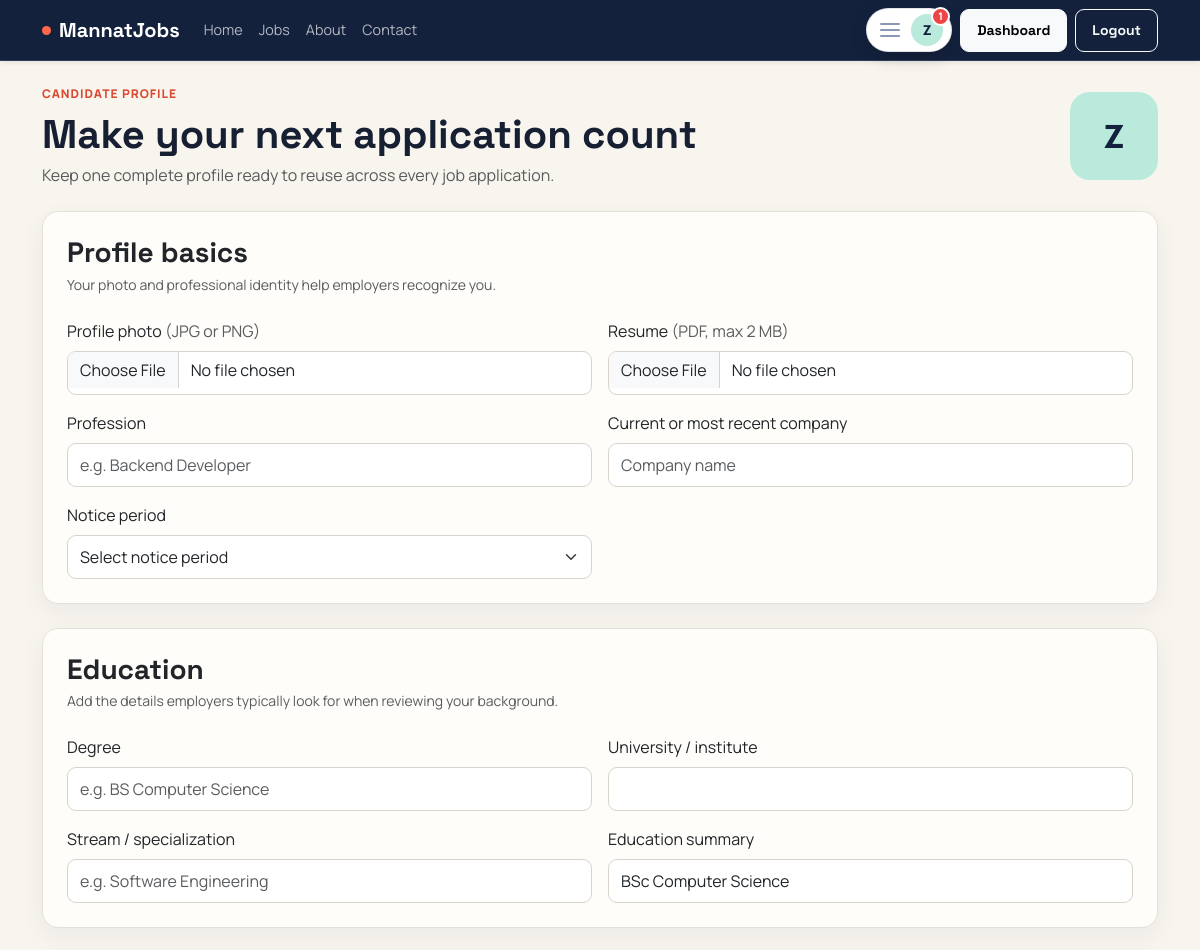
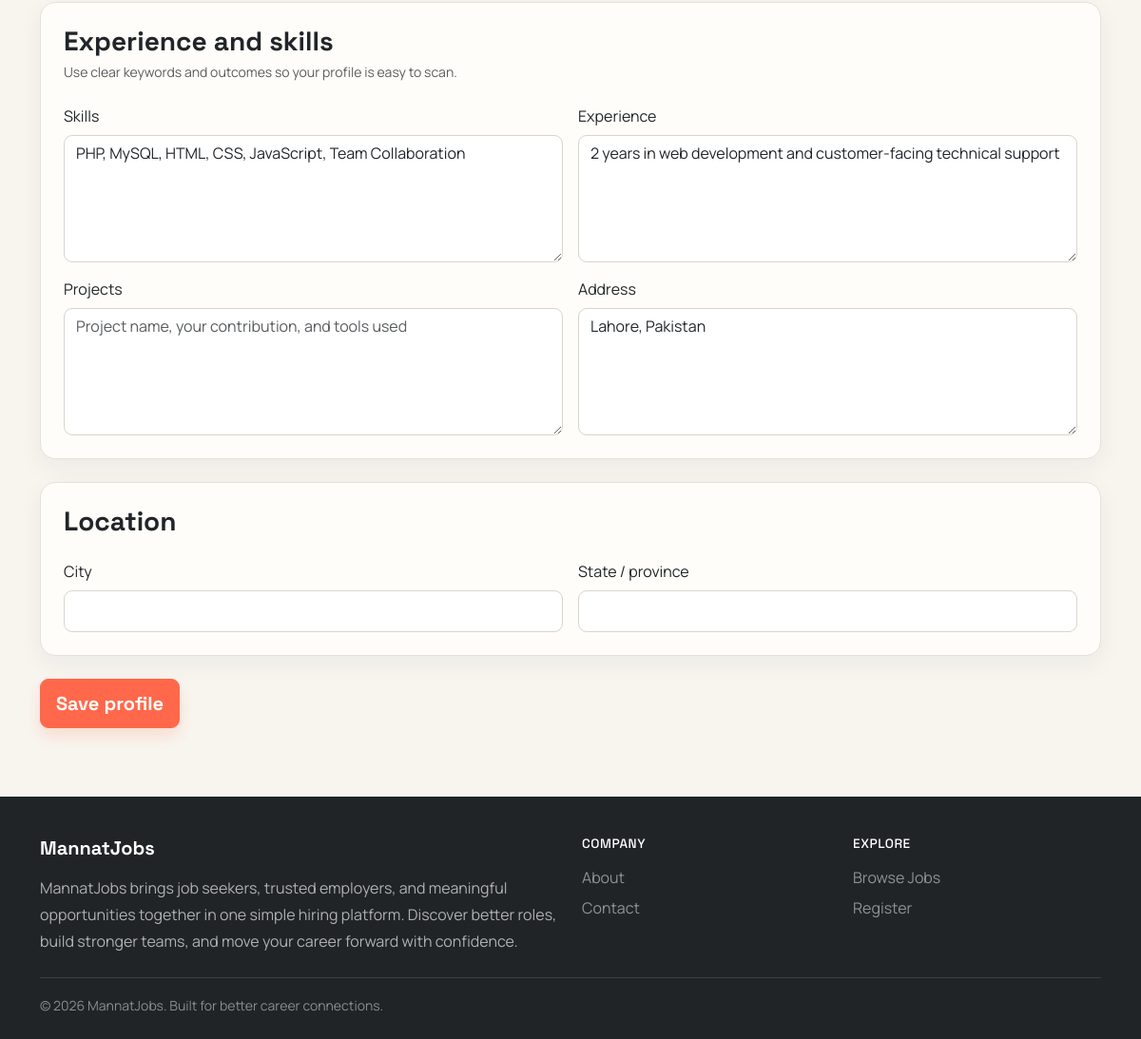
Page /jobseeker/profile.php (signed in) on the committed database (2 pictures, top to bottom).
### tables this page shows
CREATE TABLE jobseeker_profiles (
    user_id INT UNSIGNED NOT NULL PRIMARY KEY,
    resume_path VARCHAR(255) DEFAULT NULL,
    resume_data MEDIUMBLOB DEFAULT NULL,
    resume_mime VARCHAR(100) DEFAULT NULL,
    skills TEXT DEFAULT NULL,
    experience TEXT DEFAULT NULL,
    education TEXT DEFAULT NULL,
    degree VARCHAR(150) DEFAULT NULL,
    university VARCHAR(180) DEFAULT NULL,
    stream VARCHAR(150) DEFAULT NULL,
    profession VARCHAR(150) DEFAULT NULL,
    notice_period VARCHAR(30) DEFAULT NULL,
    projects TEXT DEFAULT NULL,
    company VARCHAR(180) DEFAULT NULL,
    address VARCHAR(255) DEFAULT NULL,
    state VARCHAR(120) DEFAULT NULL,
    city VARCHAR(120) DEFAULT NULL,
    profile_photo VARCHAR(255) DEFAULT NULL,
    profile_photo_data MEDIUMBLOB DEFAULT NULL,
    profile_photo_mime VARCHAR(100) DEFAULT NULL,
    updated_at TIMESTAMP NOT NULL DEFAULT CURRENT_TIMESTAMP ON UPDATE CURRENT_TIMESTAMP,
    CONSTRAINT fk_jobseeker_user FOREIGN KEY (user_id) REFERENCES users(id) ON DELETE CASCADE
);

### includes/functions.php (called while the page is built, shortened)
<?php
function e($value)
{
    return htmlspecialchars((string)$value, ENT_QUOTES, 'UTF-8');
}
function appBasePath()
{
    static $basePath;
    if ($basePath !== null) {
        return $basePath;
    }
    $documentRoot = realpath($_SERVER['DOCUMENT_ROOT'] ?? '');
    $appRoot = realpath(__DIR__ . '/..');
    $basePath = '';
    if ($documentRoot && $appRoot) {
        $documentRoot = str_replace('\\', '/', rtrim($documentRoot, '\\/'));
        $appRoot = str_replace('\\', '/', $appRoot);
        if (str_starts_with(strtolower($appRoot), strtolower($documentRoot))) {
            $basePath = substr($appRoot, strlen($documentRoot));
        }
    }
    return rtrim($basePath, '/');
}
function url($path = '')
{
    $path = ltrim($path, '/');
    return appBasePath() . ($path === '' ? '/' : '/' . $path);
}
function userInitial($name)
{
    $name = trim((string)$name);
    return $name !== '' ? strtoupper(substr($name, 0, 1)) : '?';
}
function profileImageUrl($userId, $imageData = null, $legacyPath = null)
{
    return null;
}

### jobseeker/profile.php (the view, shortened to what this page needs)
<?php
require_once __DIR__ . '/../includes/db.php';
require_once __DIR__ . '/../includes/functions.php';
$profile = $conn->query('SELECT * FROM jobseeker_profiles WHERE user_id = ' . (int)$_SESSION['user_id'])->fetch_assoc() ?: [];
include __DIR__ . '/../includes/header.php';
?>
<div class="profile-heading mb-4">
    <div>
        <span class="eyebrow">Candidate profile</span>
        <h1 class="fw-bold mb-1">Make your next application count</h1>
        <p class="text-muted mb-0">Keep one complete profile ready to reuse across every job application.</p>
    </div>
    <?php $profilePhotoUrl = profileImageUrl($_SESSION['user_id'], $profile['profile_photo_data'] ?? null, $profile['profile_photo'] ?? null); ?>
    <?php if ($profilePhotoUrl): ?>
        <img src="<?php echo e($profilePhotoUrl); ?>" class="profile-avatar-large" alt="Profile photo">
    <?php else: ?>
        <span class="profile-avatar-large account-initial" aria-hidden="true"><?php echo e(userInitial($_SESSION['user_name'])); ?></span>
    <?php endif; ?>
</div>
<form method="POST" enctype="multipart/form-data" action="<?php echo e(url('jobseeker/profile.php')); ?>">
    <div class="card p-4 mb-4">
        <h3 class="fw-bold mb-1">Profile basics</h3>
        <p class="text-muted small mb-4">Your photo and professional identity help employers recognize you.</p>
        <div class="row g-3">
            <div class="col-md-6">
                <label class="form-label">Profile photo <span class="text-muted fw-normal">(JPG or PNG)</span></label>
                <input type="file" class="form-control" name="profile_photo" accept="image/jpeg,image/png">
            </div>
            <div class="col-md-6">
                <label class="form-label">Resume <span class="text-muted fw-normal">(PDF, max 2 MB)</span></label>
                <input type="file" class="form-control" name="resume" accept="application/pdf">
            </div>
            <div class="col-md-6">
                <label class="form-label">Profession</label>
                <input type="text" class="form-control" name="profession" value="<?php echo e($profile['profession'] ?? ''); ?>" placeholder="e.g. Backend Developer">
            </div>
            <div class="col-md-6">
                <label class="form-label">Current or most recent company</label>
                <input type="text" class="form-control" name="company" value="<?php echo e($profile['company'] ?? ''); ?>" placeholder="Company name">
            </div>
            <div class="col-md-6">
                <label class="form-label">Notice period</label>
                <select class="form-select" name="notice_period">
                    <option value="">Select notice period</option>
                </select>
            </div>
        </div>
    </div>
    <div class="card p-4 mb-4">
        <h3 class="fw-bold mb-1">Education</h3>
        <p class="text-muted small mb-4">Add the details employers typically look for when reviewing your background.</p>
        <div class="row g-3">
            <div class="col-md-6">
                <label class="form-label">Degree</label>
                <input type="text" class="form-control" name="degree" value="<?php echo e($profile['degree'] ?? ''); ?>" placeholder="e.g. BS Computer Science">
            </div>
            <div class="col-md-6">
                <label class="form-label">University / institute</label>
                <input type="text" class="form-control" name="university" value="<?php echo e($profile['university'] ?? ''); ?>">
            </div>
            <div class="col-md-6">
                <label class="form-label">Stream / specialization</label>
                <input type="text" class="form-control" name="stream" value="<?php echo e($profile['stream'] ?? ''); ?>" placeholder="e.g. Software Engineering">
            </div>
            <div class="col-md-6">
                <label class="form-label">Education summary</label>
                <input type="text" class="form-control" name="education" value="<?php echo e($profile['education'] ?? ''); ?>" placeholder="Certifications, awards, or additional study">
            </div>
        </div>
    </div>
    <div class="card p-4 mb-4">
        <h3 class="fw-bold mb-1">Experience and skills</h3>
        <p class="text-muted small mb-4">Use clear keywords and outcomes so your profile is easy to scan.</p>
        <div class="row g-3">
            <div class="col-md-6">
                <label class="form-label">Skills</label>
                <textarea class="form-control" rows="5" name="skills" placeholder="PHP, MySQL, REST APIs, teamwork"><?php echo e($profile['skills'] ?? ''); ?></textarea>
            </div>
            <div class="col-md-6">
                <label class="form-label">Experience</label>
                <textarea class="form-control" rows="5" name="experience" placeholder="Roles, responsibilities, and years of experience"><?php echo e($profile['experience'] ?? ''); ?></textarea>
            </div>
            <div class="col-md-6">
                <label class="form-label">Projects</label>
                <textarea class="form-control" rows="5" name="projects" placeholder="Project name, your contribution, and tools used"><?php echo e($profile['projects'] ?? ''); ?></textarea>
            </div>
            <div class="col-md-6">
                <label class="form-label">Address</label>
                <textarea class="form-control" rows="5" name="address" placeholder="Street or area"><?php echo e($profile['address'] ?? ''); ?></textarea>
            </div>
        </div>
    </div>
    <div class="card p-4 mb-4">
        <h3 class="fw-bold mb-1">Location</h3>
        <div class="row g-3 mt-1">
            <div class="col-md-6"><label class="form-label">City</label><input type="text" class="form-control" name="city" value="<?php echo e($profile['city'] ?? ''); ?>"></div>
            <div class="col-md-6"><label class="form-label">State / province</label><input type="text" class="form-control" name="state" value="<?php echo e($profile['state'] ?? ''); ?>"></div>
        </div>
    </div>
    <button type="submit" class="btn btn-primary btn-lg">Save profile</button>
</div>
<?php include __DIR__ . '/../includes/footer.php'; ?>

### assets/css/style.css (style rules this page uses)
:root { --primary: #ff684a; --primary-dark: #d94a31; --secondary: #14213d; --ink: #172033; --paper: #f8f5ef; --mint: #b9eadb; --muted: #657084; --success: #20866b; --danger: #c94848; --warning: #d28a22; --border: #e6e1d8; --shadow: 0 18px 50px rgba(20, 33, 61, 0.09); }
* { scrollbar-color: #b9b1a5 var(--paper); }
body { font-family: 'Manrope', sans-serif; background: var(--paper); color: var(--ink); min-width: 320px; min-height: 100vh; display: flex; flex-direction: column; }
h1, h2, h3, h4, h5, h6, .navbar-brand, .btn { font-family: 'Space Grotesk', sans-serif; }
h1, h2, h3, h4, h5, h6 { letter-spacing: 0; }
.account-avatar, .profile-avatar-small, .profile-avatar-tiny, .profile-avatar-large { display: inline-flex; align-items: center; justify-content: center; flex: 0 0 auto; overflow: hidden; object-fit: cover; background: var(--mint); color: var(--secondary); font-weight: 800; }
.profile-avatar-large { width: 88px; height: 88px; border-radius: 20px; font-size: 2rem; }
.profile-heading { display: flex; align-items: center; justify-content: space-between; gap: 24px; }
.eyebrow { display: block; margin-bottom: 8px; color: var(--primary-dark); font-size: 0.75rem; font-weight: 800; letter-spacing: 0.08em; text-transform: uppercase; }
.card, .stat-box, .dashboard-sidebar { border: 1px solid var(--border); border-radius: 16px; box-shadow: 0 8px 26px rgba(20, 33, 61, 0.055); background: #fffdf9; }
.card { transition: box-shadow 180ms ease, transform 180ms ease; }
.form-control, .form-select, .form-check-input { border-radius: 9px; border-color: #d9d4cb; min-height: 44px; }
.btn { border-radius: 9px; font-weight: 700; padding: 10px 16px; transition: transform 160ms ease, box-shadow 160ms ease, background 160ms ease; }
.btn-primary { --bs-btn-bg: var(--primary); --bs-btn-border-color: var(--primary); --bs-btn-hover-bg: var(--primary-dark); --bs-btn-hover-border-color: var(--primary-dark); box-shadow: 0 8px 16px rgba(255, 104, 74, 0.18); }

### rows in the picture
jobseeker_profiles: education "BSc Computer Science", skills "PHP, MySQL, HTML, CSS, JavaScript, Team Collaboration", experience "2 years in web development and customer-facing technical support", address "Lahore, Pakistan"

### other values in the picture
userInitial($user) "Z"
$accountCount "1"
userInitial($_SESSION['user_name']) "Z"
